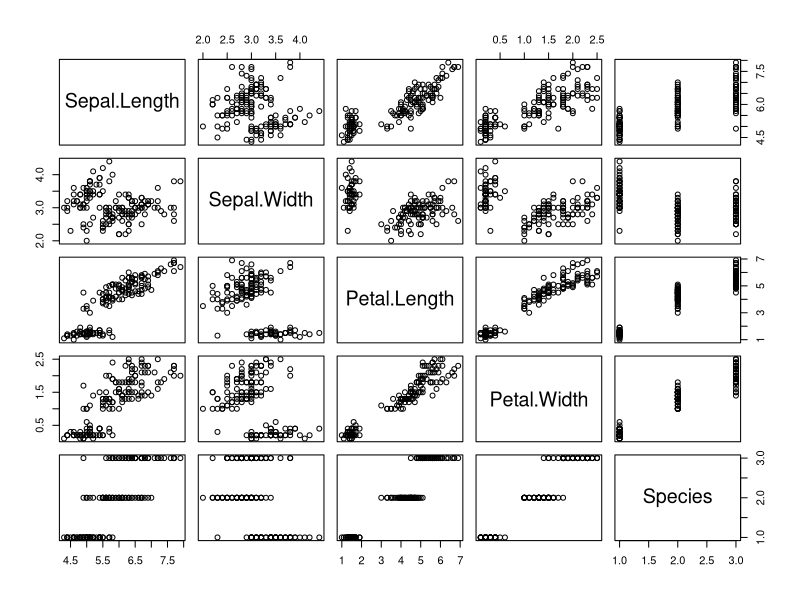
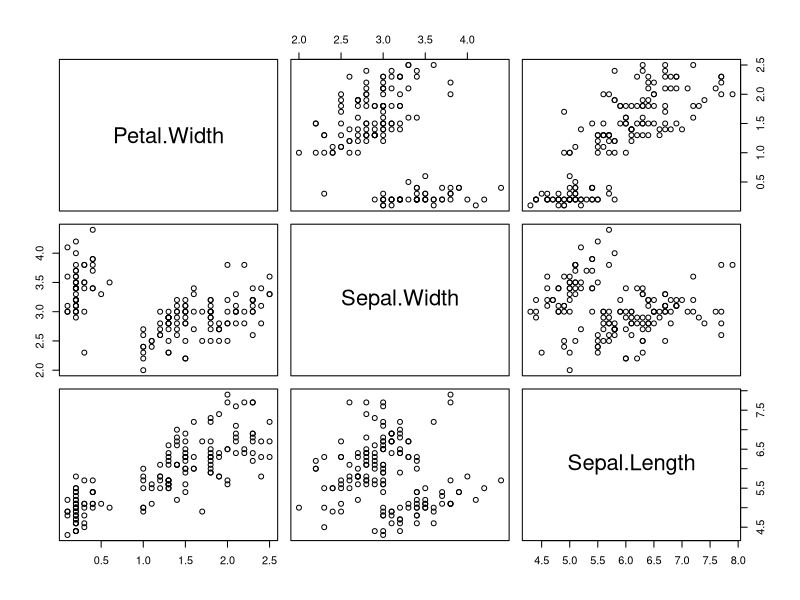

Source code (R) for these figures, in order: (Note: this script raises an error after producing the figures.)
pairs(iris)
pairs(iris[, c("Petal.Width", "Sepal.Width", "Sepal.Length")])
#histogram
hist(dat_bird$CBCH)
#histogram with better breaks
hist(dat_bird$CBCH, xlab = "Number of Birds Counted", breaks = 0:7 - .5)
#pygmy own histogram
hist(dat_bird$SOSP, xlab = "Number of Birds Counted", breaks = 0:7 - .5, main = "Song Sparrow Counts\nOllie Murphy", 
     col =
       rgb(255, 209, 220, maxColor = 255))
